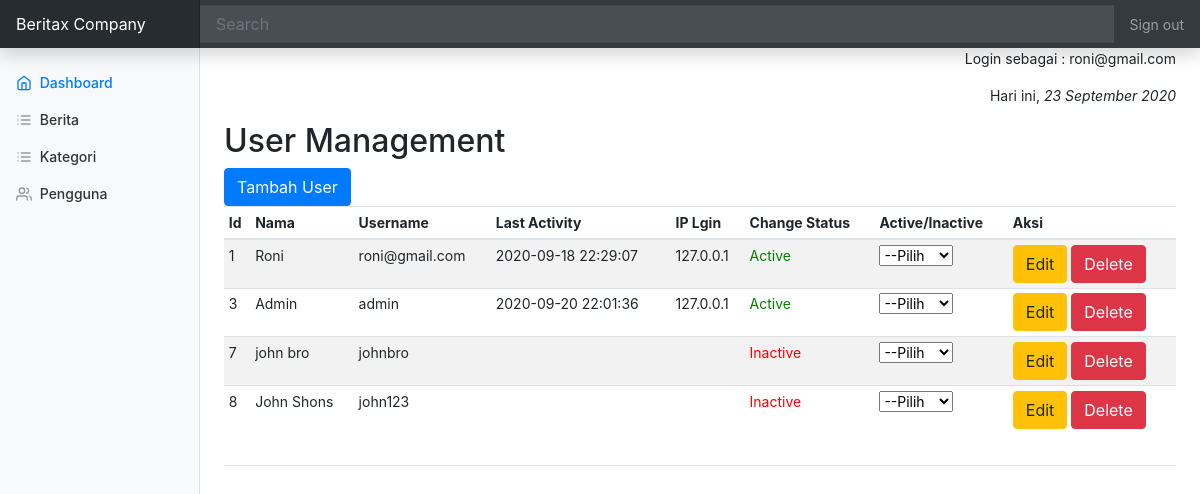
The page /admin/users.php (signed in) on the database its author committed.
### tables this page shows
CREATE TABLE `users` (
  `id` int(11) NOT NULL,
  `name` varchar(70) NOT NULL,
  `username` varchar(60) NOT NULL,
  `password` varchar(70) NOT NULL,
  `lastactivity` datetime DEFAULT NULL,
  `login_ip` varchar(20) DEFAULT NULL,
  `status` tinyint(1) NOT NULL DEFAULT '0'
);

### admin/users.php (the view, shortened to what this page needs)
<?php require ('includes/topheader.php'); ?>
<?php require ('includes/leftsidebar.php'); ?>
      <h2 id="mng_user">User Management</h2>
      <button type="button" class="btn btn-primary" data-toggle="modal" data-target="#myModalTambahUser">Tambah User</button>
      <div class="table-responsive">
        <table class="table table-striped table-sm">
          <thead>
            <tr>
              <th>Id</th>
              <th>Nama</th>
              <th>Username</th>
              <th>Last Activity</th>
              <th>IP Lgin</th>
              <th>Change Status</th>
              <th>Active/Inactive</th>
              <th>Aksi</th>
            </tr>
          </thead>
          <tbody>
            <?php
            $qry = mysqli_query($conn,"SELECT * FROM users");
            while ($data = mysqli_fetch_assoc($qry)) {
             ?>
            <tr>
              <td><?php echo $data['id']; ?></td>
              <td><?php echo $data['name'] ?></td>
              <td><?php echo $data['username'] ?></td>
              <td><?php echo $data['lastactivity'] ?></td>
              <td><?php echo $data['login_ip'] ?></td>
              <td>
                <?php
                  if ($data['status']==1) {
                    echo "<p id=sts".$data['id']." style='color: green'>Active</p>";
                  }
                  else {
                    echo "<p sts".$data['id']." style='color: red'>Inactive</p>";
                  }
                 ?>
              </td>
              <td><select onchange="active_inactive_user(this.value,<?php echo $data['id'];?>)">
                  <option value="">--Pilih</option>
              </select></td>
              <td>
      <button type="button" class="btn btn-warning" data-toggle="modal" data-target="#myModalEditUser">Edit</button>
      <a href="proses_del_user.php?id=<?=$data['id'];?>"><button type="button" class="btn btn-danger">Delete</button></a>
    </td>
            </tr>
          <?php } ?>
          </tbody>
        </table>
      </div>
<hr>
<?php require ('includes/footer.php'); ?>

### assets/css/dashboard.css (style rules this page uses)
body { font-size: .875rem; }

### rows shown on the page
users: id "1", name "Roni", username "roni@gmail.com", lastactivity "2020-09-18 22:29:07", login_ip "127.0.0.1"
users: id "3", name "Admin", username "admin", lastactivity "2020-09-20 22:01:36", login_ip "127.0.0.1"
users: id "7", name "john bro", username "johnbro"
users: id "8", name "John Shons", username "john123"

### other values the page prints
$log_as "roni@gmail.com"
